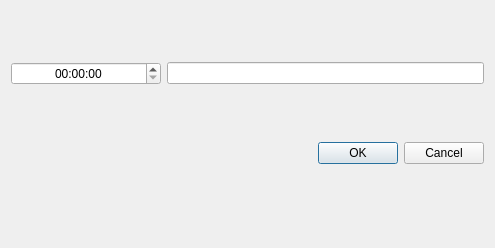
<?xml version="1.0" encoding="UTF-8"?>
<ui version="4.0">
 <class>ediPanel</class>
 <widget class="QWidget" name="ediPanel">
  <property name="geometry">
   <rect>
    <x>0</x>
    <y>0</y>
    <width>495</width>
    <height>248</height>
   </rect>
  </property>
  <property name="focusPolicy">
   <enum>Qt::FocusPolicy::NoFocus</enum>
  </property>
  <property name="windowTitle">
   <string>Form</string>
  </property>
  <layout class="QVBoxLayout" name="verticalLayout">
   <item>
    <layout class="QHBoxLayout" name="horizontalLayout">
     <item>
      <widget class="QTimeEdit" name="timeEdit">
       <property name="minimumSize">
        <size>
         <width>150</width>
         <height>0</height>
        </size>
       </property>
       <property name="alignment">
        <set>Qt::AlignmentFlag::AlignCenter</set>
       </property>
      </widget>
     </item>
     <item>
      <widget class="QLineEdit" name="lineEdit">
       <property name="minimumSize">
        <size>
         <width>200</width>
         <height>0</height>
        </size>
       </property>
       <property name="text">
        <string/>
       </property>
       <property name="alignment">
        <set>Qt::AlignmentFlag::AlignCenter</set>
       </property>
      </widget>
     </item>
    </layout>
   </item>
   <item>
    <widget class="QDialogButtonBox" name="buttonBox">
     <property name="layoutDirection">
      <enum>Qt::LayoutDirection::LeftToRight</enum>
     </property>
     <property name="autoFillBackground">
      <bool>false</bool>
     </property>
     <property name="standardButtons">
      <set>QDialogButtonBox::StandardButton::Cancel|QDialogButtonBox::StandardButton::Ok</set>
     </property>
     <property name="centerButtons">
      <bool>false</bool>
     </property>
    </widget>
   </item>
   <item>
    <spacer name="horizontalSpacer">
     <property name="orientation">
      <enum>Qt::Orientation::Horizontal</enum>
     </property>
     <property name="sizeHint" stdset="0">
      <size>
       <width>40</width>
       <height>20</height>
      </size>
     </property>
    </spacer>
   </item>
  </layout>
 </widget>
 <resources/>
 <connections/>
</ui>
